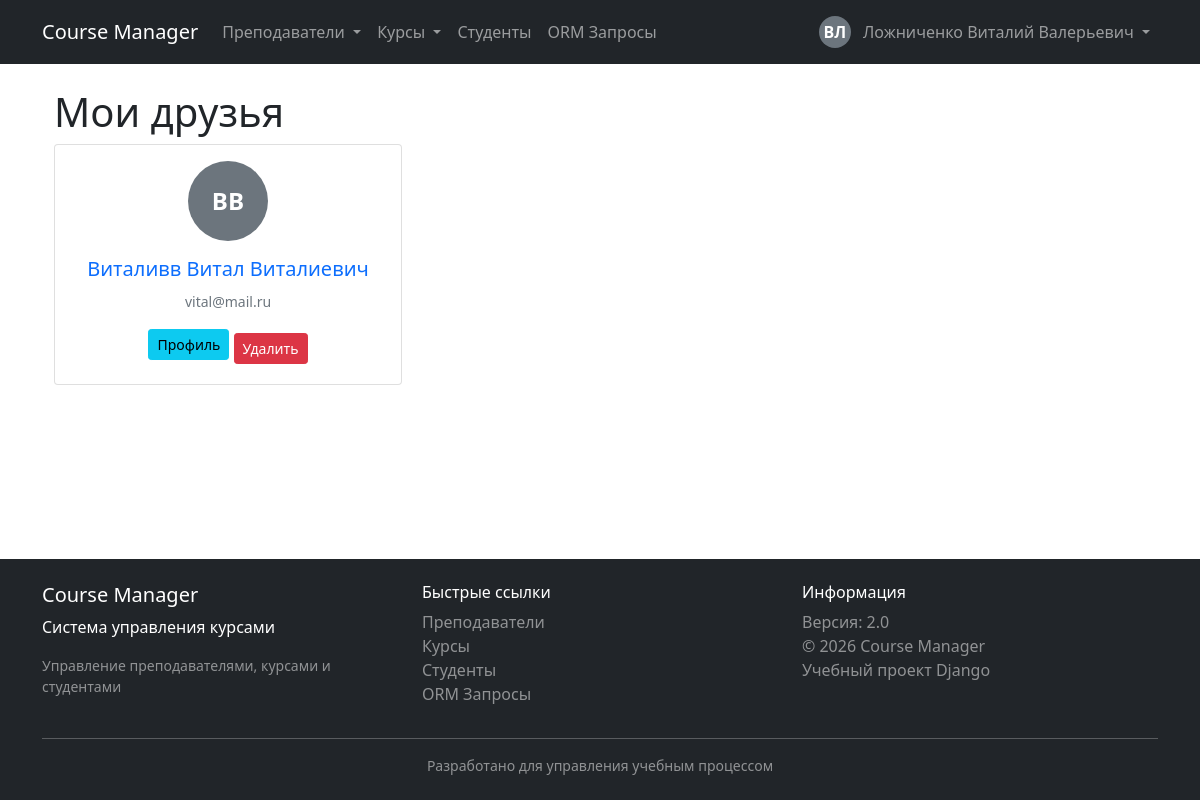
The page /friends/ (signed in) on the database its author committed.
### users/models.py (models this page shows, shortened)
class User(AbstractUser):
    middle_name = models.CharField(
        max_length=50,
        blank=True,
        verbose_name='Отчество'
    )
    phone = models.CharField(
        max_length=20,
        blank=True,
        verbose_name='Телефон',
        help_text='В формате: +7 (999) 123-45-67'
    )
    avatar = models.ImageField(
        upload_to='avatars/',
        blank=True,
        null=True,
        verbose_name='Фото профиля'
    )
    bio = models.TextField(
        max_length=500,
        blank=True,
        verbose_name='О себе'
    )
    friends = models.ManyToManyField(
        'self',
        blank=True,
        verbose_name='Друзья'
    )
    class Meta:
        verbose_name = 'Пользователь'
        verbose_name_plural = 'Пользователи'
        ordering = ['last_name', 'first_name']
    def get_full_name(self):
        full_name = f'{self.last_name} {self.first_name}'
        if self.middle_name:
            full_name += f' {self.middle_name}'
        return full_name
    def get_friends(self):
        return self.friends.all()

### users/views.py (the view)
# urls.py: path('friends/', views.friends_list, name='friends_list'),
@login_required
def friends_list(request):
    friends = request.user.get_friends()
    return render(request, 'users/friends_list.html', {'friends': friends})

### templates/users/friends_list.html (shortened to what this page needs)
{% extends 'schedule/base.html' %}
{% block content %}
<div class="container mt-4">
    <h1>Мои друзья</h1>
    <div class="row">
        {% for friend in friends %}
            <div class="col-md-4 mb-3">
                <div class="card h-100">
                    <div class="card-body">
                        <div class="text-center mb-3">
                            {% if friend.avatar %}
                                <img src="{{ friend.avatar.url }}" class="rounded-circle" alt="Аватар" style="width: 80px; height: 80px; object-fit: cover;">
                            {% else %}
                                <div class="user-avatar mx-auto" style="width: 80px; height: 80px; font-size: 24px;">
                                    {{ friend.first_name|first }}{{ friend.last_name|first }}
                                </div>
                            {% endif %}
                        </div>
                        <h5 class="card-title text-center">
                            <a href="{% url 'user_detail' friend.id %}" class="text-decoration-none">
                                {{ friend.get_full_name }}
                            </a>
                        </h5>
                        <p class="card-text text-center">
                            <small class="text-muted">{{ friend.email }}</small>
                        </p>
                        <div class="text-center">
                            <a href="{% url 'user_detail' friend.id %}" class="btn btn-info btn-sm mb-2">
                                Профиль
                            </a>
                            <form method="post" action="{% url 'remove_friend' friend.id %}" class="d-inline">
                                <button type="submit" class="btn btn-danger btn-sm">
                                    Удалить
                                </button>
                            </form>
                        </div>
                    </div>
                </div>
            </div>
        {% empty %}
            <div class="col-12">
                <div class="alert alert-info">
                    У вас пока нет друзей. <a href="{% url 'users_list' %}">Найти друзей</a>
                </div>
            </div>
        {% endfor %}
    </div>
</div>
{% endblock %}

### schedule/templates/schedule/base.html (shortened to what this page needs)
<!DOCTYPE html>
<html lang="ru">
<head>
    <link href="https://cdn.jsdelivr.net/npm/bootstrap@5.1.3/dist/css/bootstrap.min.css" rel="stylesheet">
</head>
<body>
    <header>
        <nav class="navbar navbar-expand-lg navbar-dark bg-dark">
            <div class="container">
                <a class="navbar-brand" href="{% url 'schedule:teacher_list' %}">
                     Course Manager
                </a>
                <div class="collapse navbar-collapse" id="navbarNav">
                    <ul class="navbar-nav me-auto">
                        <li class="nav-item dropdown">
                            <a class="nav-link dropdown-toggle" href="#" role="button" data-bs-toggle="dropdown">
                                 Преподаватели
                            </a>
                        </li>
                        <li class="nav-item dropdown">
                            <a class="nav-link dropdown-toggle" href="#" role="button" data-bs-toggle="dropdown">
                                 Курсы
                            </a>
                        </li>
                        <li class="nav-item">
                            <a class="nav-link" href="{% url 'schedule:student_list' %}">
                                 Студенты
                            </a>
                        </li>
                        <li class="nav-item">
                            <a class="nav-link" href="{% url 'schedule:orm_queries' %}">
                                 ORM Запросы
                            </a>
                        </li>
                    </ul>
                    <ul class="navbar-nav">
                        {% if user.is_authenticated %}
                            <li class="nav-item dropdown">
                                <a class="nav-link dropdown-toggle" href="#" role="button" data-bs-toggle="dropdown">
                                    <div class="user-avatar">
                                        {{ user.first_name|first }}{{ user.last_name|first }}
                                    </div>
                                    {{ user.get_full_name|default:user.username }}
                                </a>
                            </li>
                        {% endif %}
                    </ul>
                </div>
            </div>
        </nav>
    </header>
    <main>
        <div class="container mt-4">
            {% block content %}
            {% endblock %}
        </div>
    </main>
    <footer class="bg-dark text-white mt-5 py-4">
        <div class="container">
            <div class="row">
                <div class="col-md-4">
                    <h5> Course Manager</h5>
                    <p>Система управления курсами</p>
                    <p class="text-white-50 small">Управление преподавателями, курсами и студентами</p>
                </div>
                <div class="col-md-4">
                    <h6>Быстрые ссылки</h6>
                    <ul class="list-unstyled">
                        <li><a href="{% url 'schedule:teacher_list' %}" class="text-white-50 text-decoration-none"> Преподаватели</a></li>
                        <li><a href="{% url 'schedule:course_list' %}" class="text-white-50 text-decoration-none"> Курсы</a></li>
                        <li><a href="{% url 'schedule:student_list' %}" class="text-white-50 text-decoration-none"> Студенты</a></li>
                        <li><a href="{% url 'schedule:orm_queries' %}" class="text-white-50 text-decoration-none"> ORM Запросы</a></li>
                    </ul>
                </div>
                <div class="col-md-4">
                    <h6>Информация</h6>
                    <ul class="list-unstyled">
                        <li><span class="text-white-50"> Версия: 2.0</span></li>
                        <li><span class="text-white-50">© 2026 Course Manager</span></li>
                        <li><span class="text-white-50"> Учебный проект Django</span></li>
                    </ul>
                </div>
            </div>
            <hr class="mt-3">
            <div class="text-center text-white-50 small">
                <span>Разработано для управления учебным процессом</span>
            </div>
        </div>
    </footer>
</body>
</html>

### schedule/templates/schedule/base.html (style rules this page uses)
body { display: flex; flex-direction: column; min-height: 100vh; }
main { flex: 1; }
footer { margin-top: auto; }
.user-avatar { width: 32px; height: 32px; background-color: #6c757d; border-radius: 50%; display: inline-flex; align-items: center; justify-content: center; color: white; font-weight: bold; margin-right: 8px; }

### rows shown on the page
User: first_name|first "В", last_name|first "Л", get_full_name "Ложниченко Виталий Валерьевич"
User: first_name|first "В", last_name|first "В", get_full_name "Виталивв Витал Виталиевич", email "vital@mail.ru"
